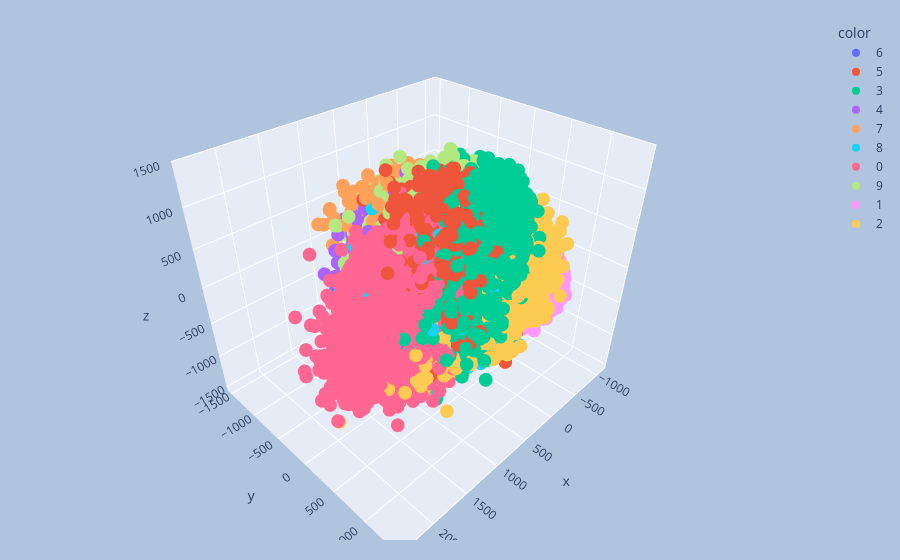

Notebook code for this chart:
### Code cell
import plotly.express as px

y_train_trf = y_train.astype(str)

fig = px.scatter_3d(
    x=X_train_trf[:,0],
    y=X_train_trf[:,1],
    z=X_train_trf[:,2],
    color=y_train_trf
)

fig.update_layout(
    margin=dict(l=20, r=20, t=20, b=20),
    paper_bgcolor="LightSteelBlue"
)

fig.show()

### Figure 1 — Plotly figure (JSON) as saved in the notebook; plotly's stock layout.template omitted (floating-point values rounded to 4 significant figures; data arrays with more than 128 entries replaced by an {"elided": "..."} marker saying what was removed)
{"data": [{"hovertemplate": "color=6<br>x=%{x}<br>y=%{y}<br>z=%{z}<extra></extra>", "legendgroup": "6", "marker": {"color": "#636efa", "symbol": "circle"}, "mode": "markers", "name": "6", "scene": "scene", "showlegend": true, "type": "scatter3d", "x": {"elided": "3352 float values"}, "y": {"elided": "3352 float values"}, "z": {"elided": "3352 float values"}}, {"hovertemplate": "color=5<br>x=%{x}<br>y=%{y}<br>z=%{z}<extra></extra>", "legendgroup": "5", "marker": {"color": "#EF553B", "symbol": "circle"}, "mode": "markers", "name": "5", "scene": "scene", "showlegend": true, "type": "scatter3d", "x": {"elided": "3093 float values"}, "y": {"elided": "3093 float values"}, "z": {"elided": "3093 float values"}}, {"hovertemplate": "color=3<br>x=%{x}<br>y=%{y}<br>z=%{z}<extra></extra>", "legendgroup": "3", "marker": {"color": "#00cc96", "symbol": "circle"}, "mode": "markers", "name": "3", "scene": "scene", "showlegend": true, "type": "scatter3d", "x": {"elided": "3414 float values"}, "y": {"elided": "3414 float values"}, "z": {"elided": "3414 float values"}}, {"hovertemplate": "color=4<br>x=%{x}<br>y=%{y}<br>z=%{z}<extra></extra>", "legendgroup": "4", "marker": {"color": "#ab63fa", "symbol": "circle"}, "mode": "markers", "name": "4", "scene": "scene", "showlegend": true, "type": "scatter3d", "x": {"elided": "3233 float values"}, "y": {"elided": "3233 float values"}, "z": {"elided": "3233 float values"}}, {"hovertemplate": "color=7<br>x=%{x}<br>y=%{y}<br>z=%{z}<extra></extra>", "legendgroup": "7", "marker": {"color": "#FFA15A", "symbol": "circle"}, "mode": "markers", "name": "7", "scene": "scene", "showlegend": true, "type": "scatter3d", "x": {"elided": "3508 float values"}, "y": {"elided": "3508 float values"}, "z": {"elided": "3508 float values"}}, {"hovertemplate": "color=8<br>x=%{x}<br>y=%{y}<br>z=%{z}<extra></extra>", "legendgroup": "8", "marker": {"color": "#19d3f3", "symbol": "circle"}, "mode": "markers", "name": "8", "scene": "scene", "showlegend": true, "type": "scatter3d", "x": {"elided": "3228 float values"}, "y": {"elided": "3228 float values"}, "z": {"elided": "3228 float values"}}, {"hovertemplate": "color=0<br>x=%{x}<br>y=%{y}<br>z=%{z}<extra></extra>", "legendgroup": "0", "marker": {"color": "#FF6692", "symbol": "circle"}, "mode": "markers", "name": "0", "scene": "scene", "showlegend": true, "type": "scatter3d", "x": {"elided": "3316 float values"}, "y": {"elided": "3316 float values"}, "z": {"elided": "3316 float values"}}, {"hovertemplate": "color=9<br>x=%{x}<br>y=%{y}<br>z=%{z}<extra></extra>", "legendgroup": "9", "marker": {"color": "#B6E880", "symbol": "circle"}, "mode": "markers", "name": "9", "scene": "scene", "showlegend": true, "type": "scatter3d", "x": {"elided": "3350 float values"}, "y": {"elided": "3350 float values"}, "z": {"elided": "3350 float values"}}, {"hovertemplate": "color=1<br>x=%{x}<br>y=%{y}<br>z=%{z}<extra></extra>", "legendgroup": "1", "marker": {"color": "#FF97FF", "symbol": "circle"}, "mode": "markers", "name": "1", "scene": "scene", "showlegend": true, "type": "scatter3d", "x": {"elided": "3775 float values"}, "y": {"elided": "3775 float values"}, "z": {"elided": "3775 float values"}}, {"hovertemplate": "color=2<br>x=%{x}<br>y=%{y}<br>z=%{z}<extra></extra>", "legendgroup": "2", "marker": {"color": "#FECB52", "symbol": "circle"}, "mode": "markers", "name": "2", "scene": "scene", "showlegend": true, "type": "scatter3d", "x": {"elided": "3331 float values"}, "y": {"elided": "3331 float values"}, "z": {"elided": "3331 float values"}}], "layout": {"legend": {"title": {"text": "color"}, "tracegroupgap": 0}, "margin": {"b": 20, "l": 20, "r": 20, "t": 20}, "paper_bgcolor": "LightSteelBlue", "scene": {"domain": {"x": [0, 1], "y": [0, 1]}, "xaxis": {"title": {"text": "x"}}, "yaxis": {"title": {"text": "y"}}, "zaxis": {"title": {"text": "z"}}}}}
